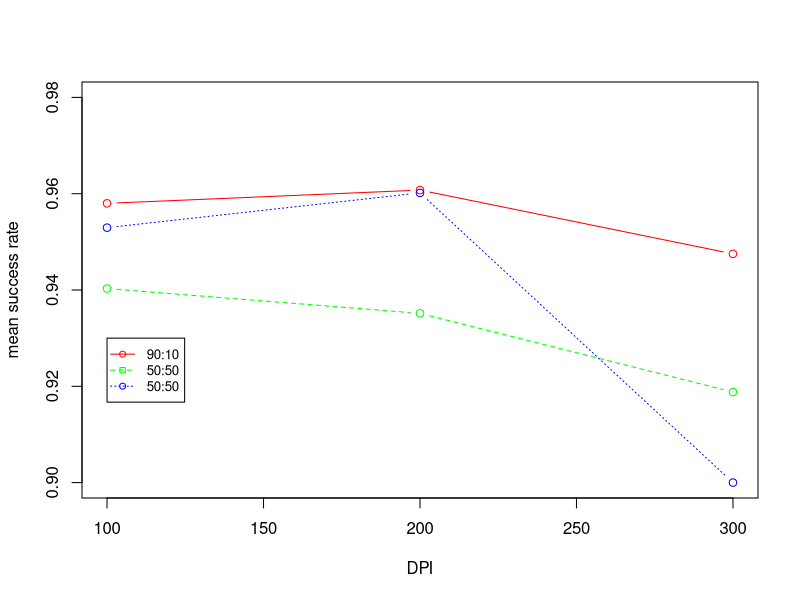

Generate this figure with R:
#----------- 100 dpi ---------------
#result100 =
#[0.715,0.8,0.8175,0.855,0.855,0.8325,0.83,0.8425,0.84,0.8475];% tested
#with k = 10, test lists = 20
#result100 =
#[0.8,0.855,0.8325,0.8425,0.8475,0.8175,0.825,0.795,0.82,0.6575]; % tested
#with k = 10, 90/10, troels
result100_9010 =   c(0.9475,0.9375,0.9675,0.95,0.9625,0.975,0.95,0.975,0.9475,0.9675);   # tested with k = 10, 90/10, G3M2
result100_5050 =   c(0.939,0.9425,0.9345,0.932,0.933,0.9425,0.9525,0.946,0.9425,0.9385); # tested with k = 10, 50/50, G3M2
result100_5050_1 = c(0.955,0.954,0.95,0.954,0.9475,0.955,0.9555,0.9545,0.949,0.955);     # tested with k = 1, 50/50, G3M2
mean100_9010 = mean(result100_9010);
var100_9010 = var(result100_9010);
mean100_5050 = mean(result100_5050);
var100_5050 = var(result100_5050);
mean100_5050_1 = mean(result100_5050_1);
var100_5050_1 = var(result100_5050_1);
#----------- 200 dpi ---------------
result200 = c(); # tested with k = 10, 90/10, troels
result200_9010   = c(0.9475,0.96,0.95,0.96,0.9625,0.97,0.9575,0.98,0.9575,0.9625);    # tested with k = 10, 90/10, G3M2
result200_5050   = c(0.9345,0.936,0.921,0.9265,0.919,0.934,0.944,0.948,0.9485,0.94);  # tested with k = 10, 50/50, G3M2
result200_5050_1 = c(0.958,0.9625,0.9565,0.9535,0.9505,0.9615,0.9675,0.965,0.9665);   # tested with k = 1, 50/50, G3M2
mean200_9010 = mean(result200_9010);
var200_9010 = var(result200_9010);
mean200_5050 = mean(result200_5050);
var200_5050 = var(result200_5050);
mean200_5050_1 = mean(result200_5050_1);
var200_5050_1 = var(result200_5050_1);
#------------300 dpi--------------
result300        = c(0.855,0.8875,0.865,0.875,0.875,0.85,0.8,0.78,0.7375,0.51);          #
#tested with k = 10, 90/10, troels
result300_9010   = c(0.915,0.94,0.94,0.955,0.9625,0.9475,0.9525,0.965,0.945,0.9525);     # tested with k = 10, 90/10, G3M2
result300_5050   = c(0.916,0.9135,0.899,0.904,0.9015,0.926,0.9325,0.9445,0.9325,0.9185); # tested with k = 10, 50/50, G3M2
result300_5050_1 = c(0.9);                                                               # tested with k = 1, 50/50, G3M2
mean300_9010 = mean(result300_9010);
var300_9010 = var(result300_9010);
mean300_5050 = mean(result300_5050);
var300_5050 = var(result300_5050);
mean300_5050_1 = mean(result300_5050_1);
var300_5050_1 = var(result300_5050_1);
#
# figure(1)
x        = c(100,200,300);
y_9010   = c(mean100_9010,mean200_9010,mean300_9010);
y_5050   = c(mean100_5050,mean200_5050,mean300_5050);
y_5050_1 = c(mean100_5050_1,mean200_5050_1,mean300_5050_1);


colors = rainbow(3)
setEPS()
postscript("graph.eps",horizontal = FALSE, paper = "special",height = 4, width = 8)
plot(x,y_9010,type="b",xlab="DPI",ylab="mean success rate",ylim=(c(0.9,0.98)),col=colors[1])
lines(x,y_5050,type="b",lty=2, col=colors[2])
lines(x,y_5050_1,type="b", lty=3, col=colors[3])
legend(100,0.93,c("90:10","50:50","50:50"),cex=0.8,col=colors,pch=21:22,lty=1:3)
dev.off()
#,y_5050,y_5050_1
# xlabel('Image Resolution (dpi)')
# ylabel('Mean Succes Rate')
